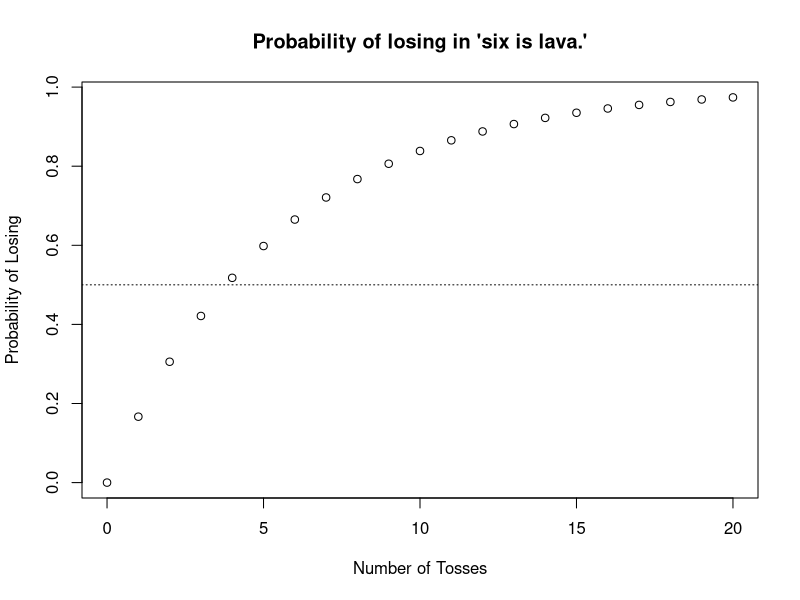

Here is the R script that generated this plot:
## ---- chunk 1
#| echo: false
## ---- chunk 2
#| echo: false 

n <- 0:20
probs <- 1 - (5/6)^n

plot(probs ~ n, main = "Probability of losing in 'six is lava.'", xlab = "Number of Tosses", ylab = "Probability of Losing", type = 'p')
abline(h = 0.5, lty = 3)
